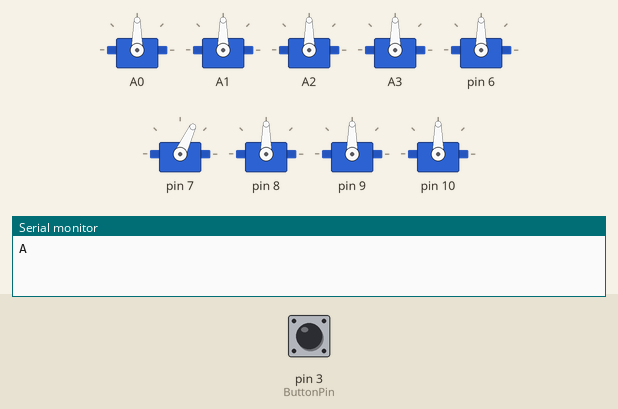
This sketch was run on a simulated Arduino Uno, built with avr-gcc and run on an emulated ATmega328P. Parts: 9 × servo, the last lines printed to the serial monitor. The test bench sets the inputs (shaded band); at power-on: pin 3 (ButtonPin) LOW.

Above: at 2.2 s.
2.3 s: pin 3 (ButtonPin) pulled HIGH for 2.1 s
At 2.3 s:
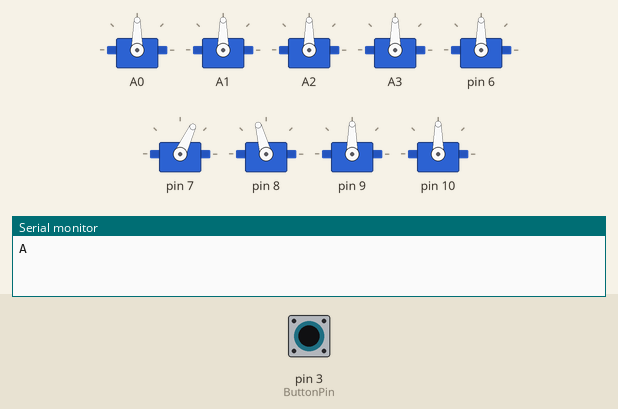
At 2.9 s:
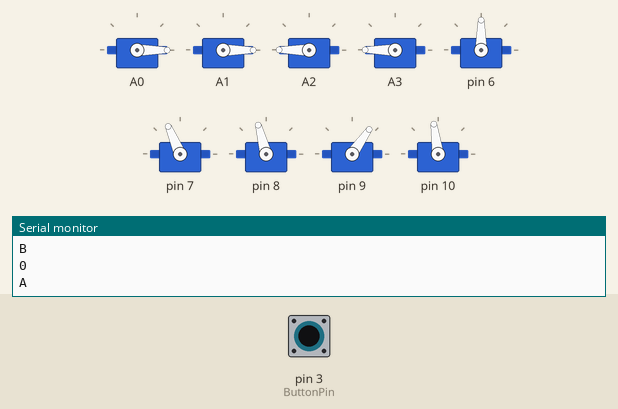
Timing chart, 0 to 11.9 s (numbered marks = the images above; inputs shaded):
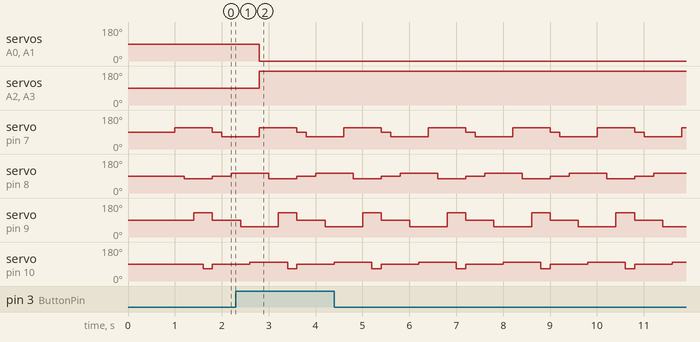

The sketch:

snake.ino
```cpp
#include <Servo.h>


Servo myServos[10];  //create 10 servos

float pi = 3.14159;
int TotalNumberofServos = 10;                //change as required
float Shift = 2 * pi / TotalNumberofServos;  // Phase lag between segments
float Wavelengths, rads;
int InteriorAngle, SetpointAngle, MaxAngleDisplacement;
int mode = 0;
int ButtonPin = 3;


void setup() {
  Serial.begin(9600);
  //The following code can be cleaned up in a single for-loop if you solder the wires in a more continuous pattern than I did
  //Order of servos is such that myServos[0]=tail segment, and myServos[9]=head segment
  myServos[0].attach(A0);
  myServos[1].attach(A1);
  myServos[2].attach(A2);
  myServos[3].attach(A3);
  myServos[4].attach(6);
  myServos[5].attach(7);
  myServos[6].attach(8);
  myServos[7].attach(9);
  myServos[8].attach(10);

  pinMode(ButtonPin,INPUT);
  delay(1000);
}


int add = 23;
int sub = -20;

void stop_all() {
  for (int i = 4; i < 9; i += 1)
    myServos[i].write(90);
  delay(200);
}

void contract() {
  // myServos[4].write(90+sub+5);
  // delay(200);
  myServos[5].write(90 + add);
  delay(200);
  myServos[6].write(90 - 15);
  delay(200);
  myServos[7].write(90 + add + 15);
  delay(200);
  myServos[8].write(90 + sub - 5);
  delay(200);
}
void expand() {
  // myServos[4].write(90 + add-5);
  // delay(200);
  myServos[5].write(90 + sub - 5);
  delay(200);
  myServos[6].write(90 + 15);
  delay(200);
  myServos[7].write(90 + sub - 15);
  delay(200);
  myServos[8].write(90 + add - 15);
  delay(200);
}

void worm() {
  contract();
  stop_all();
  expand();
}
void unsynchro_walk() {
  myServos[0].write(180);
  myServos[2].write(0);
  delay(1000);
  myServos[1].write(180);
  myServos[3].write(0);
  delay(1000);
}

void synchro_walk() {
  myServos[0].write(0);
  myServos[2].write(180);
  myServos[1].write(0);
  myServos[3].write(180);
}
int buttonState = 0;
void loop() {
  buttonState = digitalRead(ButtonPin);

  if (buttonState == HIGH) {
    mode = mode ^ 1;
    Serial.println(mode);
  }
  if (mode == 0){
    Serial.println("A");
    worm();
  }
  else{
    Serial.println("B");
    // unsynchro_walk();
    synchro_walk();
  }

}
```

Measured:
- after the input at 2.3 s, servo on A0, servo on A1: 90° → 0° after 0.50 s; servo on A2, servo on A3: 90° → 180° after 0.50 s
- by itself, servo on pin 7: repeats every 1.8 s: 90° 0.20 s, 65° 0.80 s, 113° 0.80 s
- by itself, servo on pin 8: repeats every 1.8 s: 90° 0.40 s, 105° 0.80 s, 75° 0.60 s
- by itself, servo on pin 9: repeats every 1.8 s: 128° 0.40 s, 90° 0.60 s, 55° 0.80 s
- by itself, servo on pin 10: repeats every 1.8 s: 65° 0.20 s, 90° 0.80 s, 98° 0.80 s
